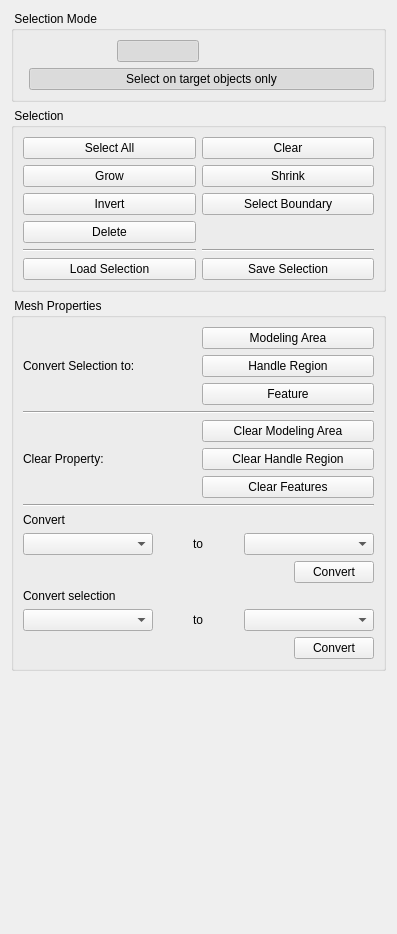
<?xml version="1.0" encoding="UTF-8"?>
<ui version="4.0">
 <class>SelectionControls</class>
 <widget class="QWidget" name="SelectionControls">
  <property name="geometry">
   <rect>
    <x>0</x>
    <y>0</y>
    <width>397</width>
    <height>934</height>
   </rect>
  </property>
  <property name="windowTitle">
   <string>Form</string>
  </property>
  <layout class="QVBoxLayout" name="verticalLayout_3">
   <item>
    <widget class="QGroupBox" name="groupBox">
     <property name="title">
      <string> Selection Mode </string>
     </property>
     <layout class="QFormLayout" name="formLayout">
      <item row="0" column="1">
       <layout class="QHBoxLayout" name="horizontalLayout_3">
        <item>
         <widget class="QPushButton" name="objectSelection">
          <property name="toolTip">
           <string>Enable Object Selection</string>
          </property>
          <property name="statusTip">
           <string>Enable Object Selection</string>
          </property>
          <property name="text">
           <string/>
          </property>
          <property name="iconSize">
           <size>
            <width>32</width>
            <height>32</height>
           </size>
          </property>
          <property name="checkable">
           <bool>true</bool>
          </property>
          <property name="autoExclusive">
           <bool>true</bool>
          </property>
          <property name="flat">
           <bool>true</bool>
          </property>
         </widget>
        </item>
        <item>
         <widget class="QPushButton" name="vertexSelection">
          <property name="toolTip">
           <string>Enable Vertex Selection</string>
          </property>
          <property name="statusTip">
           <string>Enable Vertex Selection</string>
          </property>
          <property name="text">
           <string/>
          </property>
          <property name="iconSize">
           <size>
            <width>32</width>
            <height>32</height>
           </size>
          </property>
          <property name="checkable">
           <bool>true</bool>
          </property>
          <property name="checked">
           <bool>true</bool>
          </property>
          <property name="autoExclusive">
           <bool>true</bool>
          </property>
          <property name="flat">
           <bool>true</bool>
          </property>
         </widget>
        </item>
        <item>
         <widget class="QPushButton" name="edgeSelection">
          <property name="toolTip">
           <string>Enable Edge Selection</string>
          </property>
          <property name="statusTip">
           <string>Enable Edge Selection</string>
          </property>
          <property name="text">
           <string/>
          </property>
          <property name="iconSize">
           <size>
            <width>32</width>
            <height>32</height>
           </size>
          </property>
          <property name="checkable">
           <bool>true</bool>
          </property>
          <property name="autoExclusive">
           <bool>true</bool>
          </property>
          <property name="flat">
           <bool>true</bool>
          </property>
         </widget>
        </item>
        <item>
         <widget class="QPushButton" name="faceSelection">
          <property name="toolTip">
           <string>Enable Face Selection</string>
          </property>
          <property name="statusTip">
           <string>Enable Face Selection</string>
          </property>
          <property name="text">
           <string/>
          </property>
          <property name="iconSize">
           <size>
            <width>32</width>
            <height>32</height>
           </size>
          </property>
          <property name="checkable">
           <bool>true</bool>
          </property>
          <property name="autoExclusive">
           <bool>true</bool>
          </property>
          <property name="flat">
           <bool>true</bool>
          </property>
         </widget>
        </item>
       </layout>
      </item>
      <item row="1" column="1">
       <widget class="QPushButton" name="restrictOnTargets">
        <property name="sizePolicy">
         <sizepolicy hsizetype="MinimumExpanding" vsizetype="Fixed">
          <horstretch>0</horstretch>
          <verstretch>0</verstretch>
         </sizepolicy>
        </property>
        <property name="toolTip">
         <string>Restrict all selection methods in this toolbox to target objects</string>
        </property>
        <property name="statusTip">
         <string>Restrict all selection methods in this toolbox to target objects</string>
        </property>
        <property name="text">
         <string>Select on target objects only</string>
        </property>
        <property name="checkable">
         <bool>true</bool>
        </property>
        <property name="checked">
         <bool>true</bool>
        </property>
       </widget>
      </item>
     </layout>
    </widget>
   </item>
   <item>
    <widget class="QGroupBox" name="groupBox_2">
     <property name="title">
      <string> Selection </string>
     </property>
     <layout class="QGridLayout" name="gridLayout">
      <item row="0" column="0">
       <widget class="QPushButton" name="selectAll">
        <property name="toolTip">
         <string>Select all elements of each (target) object</string>
        </property>
        <property name="statusTip">
         <string>Select all elements of each (target) object</string>
        </property>
        <property name="text">
         <string>Select All</string>
        </property>
       </widget>
      </item>
      <item row="0" column="1">
       <widget class="QPushButton" name="clearSelection">
        <property name="toolTip">
         <string>Clear the selection of each (target) object</string>
        </property>
        <property name="statusTip">
         <string>Clear the selection of each (target) object</string>
        </property>
        <property name="text">
         <string>Clear</string>
        </property>
       </widget>
      </item>
      <item row="1" column="0">
       <widget class="QPushButton" name="growSelection">
        <property name="toolTip">
         <string>Grow selection on all (target) objects</string>
        </property>
        <property name="statusTip">
         <string>Grow selection on all (target) objects</string>
        </property>
        <property name="text">
         <string>Grow</string>
        </property>
       </widget>
      </item>
      <item row="1" column="1">
       <widget class="QPushButton" name="shrinkSelection">
        <property name="toolTip">
         <string>Shrink selection on all (target) objects</string>
        </property>
        <property name="statusTip">
         <string>Shrink selection on all (target) objects</string>
        </property>
        <property name="text">
         <string>Shrink</string>
        </property>
       </widget>
      </item>
      <item row="2" column="0">
       <widget class="QPushButton" name="invertSelection">
        <property name="toolTip">
         <string>Invert selection on all (target) objects</string>
        </property>
        <property name="statusTip">
         <string>Invert selection on all (target) objects</string>
        </property>
        <property name="text">
         <string>Invert</string>
        </property>
       </widget>
      </item>
      <item row="2" column="1">
       <widget class="QPushButton" name="selectBoundary">
        <property name="toolTip">
         <string>Select Boundary on all (target) objects</string>
        </property>
        <property name="statusTip">
         <string>Select Boundary on all (target) objects</string>
        </property>
        <property name="text">
         <string>Select Boundary</string>
        </property>
       </widget>
      </item>
      <item row="3" column="0">
       <widget class="QPushButton" name="deleteSelection">
        <property name="toolTip">
         <string>Delete selection on all (target) objects</string>
        </property>
        <property name="statusTip">
         <string>Delete selection on all (target) objects</string>
        </property>
        <property name="text">
         <string>Delete</string>
        </property>
       </widget>
      </item>
      <item row="4" column="0">
       <widget class="Line" name="line_2">
        <property name="orientation">
         <enum>Qt::Horizontal</enum>
        </property>
       </widget>
      </item>
      <item row="4" column="1">
       <widget class="Line" name="line_3">
        <property name="orientation">
         <enum>Qt::Horizontal</enum>
        </property>
       </widget>
      </item>
      <item row="5" column="0">
       <widget class="QPushButton" name="loadSelection">
        <property name="toolTip">
         <string>Load current selection from file</string>
        </property>
        <property name="statusTip">
         <string>Load current selection from file</string>
        </property>
        <property name="text">
         <string>Load Selection</string>
        </property>
       </widget>
      </item>
      <item row="5" column="1">
       <widget class="QPushButton" name="saveSelection">
        <property name="toolTip">
         <string>Save current selection to file</string>
        </property>
        <property name="statusTip">
         <string>Save current selection to file</string>
        </property>
        <property name="text">
         <string>Save Selection</string>
        </property>
       </widget>
      </item>
     </layout>
    </widget>
   </item>
   <item>
    <widget class="QGroupBox" name="groupBox_3">
     <property name="title">
      <string> Mesh Properties </string>
     </property>
     <layout class="QVBoxLayout" name="verticalLayout_5">
      <item>
       <layout class="QHBoxLayout" name="horizontalLayout_2">
        <item>
         <widget class="QLabel" name="label_3">
          <property name="text">
           <string>Convert Selection to:</string>
          </property>
          <property name="wordWrap">
           <bool>true</bool>
          </property>
         </widget>
        </item>
        <item>
         <layout class="QVBoxLayout" name="verticalLayout_2">
          <item>
           <widget class="QPushButton" name="setModelingArea">
            <property name="toolTip">
             <string>Convert the selection of all (target) objects to a modeling area</string>
            </property>
            <property name="statusTip">
             <string>Convert the selection of all (target) objects to a modeling area</string>
            </property>
            <property name="text">
             <string>Modeling Area</string>
            </property>
           </widget>
          </item>
          <item>
           <widget class="QPushButton" name="setHandleRegion">
            <property name="toolTip">
             <string>Convert the selection of all (target) objects to a handle region</string>
            </property>
            <property name="statusTip">
             <string>Convert the selection of all (target) objects to a handle region</string>
            </property>
            <property name="text">
             <string>Handle Region</string>
            </property>
           </widget>
          </item>
          <item>
           <widget class="QPushButton" name="setFeatures">
            <property name="toolTip">
             <string>Convert the selection of all (target) objects to a feature</string>
            </property>
            <property name="statusTip">
             <string>Convert the selection of all (target) objects to a feature</string>
            </property>
            <property name="text">
             <string>Feature</string>
            </property>
           </widget>
          </item>
         </layout>
        </item>
       </layout>
      </item>
      <item>
       <widget class="Line" name="line">
        <property name="orientation">
         <enum>Qt::Horizontal</enum>
        </property>
       </widget>
      </item>
      <item>
       <layout class="QHBoxLayout" name="horizontalLayout">
        <item>
         <widget class="QLabel" name="label_4">
          <property name="text">
           <string>Clear Property:</string>
          </property>
         </widget>
        </item>
        <item>
         <layout class="QVBoxLayout" name="verticalLayout">
          <item>
           <widget class="QPushButton" name="clearModelingArea">
            <property name="toolTip">
             <string>Clear the modeling area of all (target) objects</string>
            </property>
            <property name="statusTip">
             <string>Clear the modeling area of all (target) objects</string>
            </property>
            <property name="text">
             <string>Clear Modeling Area</string>
            </property>
           </widget>
          </item>
          <item>
           <widget class="QPushButton" name="clearHandleRegion">
            <property name="toolTip">
             <string>Clear the handle region of all (target) objects</string>
            </property>
            <property name="statusTip">
             <string>Clear the handle region of all (target) objects</string>
            </property>
            <property name="text">
             <string>Clear Handle Region</string>
            </property>
           </widget>
          </item>
          <item>
           <widget class="QPushButton" name="clearFeatures">
            <property name="toolTip">
             <string>Clear the features of all (target) objects</string>
            </property>
            <property name="statusTip">
             <string>Clear the features of all (target) objects</string>
            </property>
            <property name="text">
             <string>Clear Features</string>
            </property>
           </widget>
          </item>
         </layout>
        </item>
       </layout>
      </item>
      <item>
       <widget class="Line" name="line_4">
        <property name="orientation">
         <enum>Qt::Horizontal</enum>
        </property>
       </widget>
      </item>
      <item>
       <layout class="QVBoxLayout" name="verticalLayout_4">
        <item>
         <widget class="QLabel" name="label">
          <property name="maximumSize">
           <size>
            <width>16777215</width>
            <height>20</height>
           </size>
          </property>
          <property name="text">
           <string>Convert</string>
          </property>
         </widget>
        </item>
        <item>
         <layout class="QHBoxLayout" name="horizontalLayout_5">
          <item>
           <widget class="QComboBox" name="convertFrom">
            <property name="sizePolicy">
             <sizepolicy hsizetype="Minimum" vsizetype="Maximum">
              <horstretch>0</horstretch>
              <verstretch>0</verstretch>
             </sizepolicy>
            </property>
            <property name="minimumSize">
             <size>
              <width>130</width>
              <height>0</height>
             </size>
            </property>
            <property name="maximumSize">
             <size>
              <width>16777215</width>
              <height>16777215</height>
             </size>
            </property>
           </widget>
          </item>
          <item>
           <layout class="QHBoxLayout" name="horizontalLayout_6">
            <item>
             <spacer name="horizontalSpacer_2">
              <property name="orientation">
               <enum>Qt::Horizontal</enum>
              </property>
              <property name="sizeHint" stdset="0">
               <size>
                <width>40</width>
                <height>20</height>
               </size>
              </property>
             </spacer>
            </item>
            <item>
             <widget class="QLabel" name="label_2">
              <property name="maximumSize">
               <size>
                <width>16777215</width>
                <height>16777215</height>
               </size>
              </property>
              <property name="text">
               <string>to</string>
              </property>
             </widget>
            </item>
            <item>
             <spacer name="horizontalSpacer_3">
              <property name="orientation">
               <enum>Qt::Horizontal</enum>
              </property>
              <property name="sizeHint" stdset="0">
               <size>
                <width>40</width>
                <height>20</height>
               </size>
              </property>
             </spacer>
            </item>
            <item>
             <layout class="QHBoxLayout" name="horizontalLayout_7">
              <item>
               <widget class="QComboBox" name="convertTo">
                <property name="sizePolicy">
                 <sizepolicy hsizetype="Minimum" vsizetype="Maximum">
                  <horstretch>0</horstretch>
                  <verstretch>0</verstretch>
                 </sizepolicy>
                </property>
                <property name="minimumSize">
                 <size>
                  <width>130</width>
                  <height>0</height>
                 </size>
                </property>
                <property name="maximumSize">
                 <size>
                  <width>16777215</width>
                  <height>16777215</height>
                 </size>
                </property>
                <property name="layoutDirection">
                 <enum>Qt::LeftToRight</enum>
                </property>
               </widget>
              </item>
             </layout>
            </item>
           </layout>
          </item>
         </layout>
        </item>
        <item>
         <layout class="QHBoxLayout" name="horizontalLayout_10">
          <item>
           <spacer name="horizontalSpacer">
            <property name="orientation">
             <enum>Qt::Horizontal</enum>
            </property>
            <property name="sizeHint" stdset="0">
             <size>
              <width>40</width>
              <height>20</height>
             </size>
            </property>
           </spacer>
          </item>
          <item>
           <widget class="QPushButton" name="convertButton">
            <property name="text">
             <string>Convert</string>
            </property>
           </widget>
          </item>
         </layout>
        </item>
       </layout>
      </item>
      <item>
       <layout class="QVBoxLayout" name="verticalLayout_6">
        <item>
         <widget class="QLabel" name="label_5">
          <property name="maximumSize">
           <size>
            <width>16777215</width>
            <height>20</height>
           </size>
          </property>
          <property name="text">
           <string>Convert selection</string>
          </property>
         </widget>
        </item>
        <item>
         <layout class="QHBoxLayout" name="horizontalLayout_8">
          <item>
           <widget class="QComboBox" name="convertSelectionFrom">
            <property name="sizePolicy">
             <sizepolicy hsizetype="Minimum" vsizetype="Maximum">
              <horstretch>0</horstretch>
              <verstretch>0</verstretch>
             </sizepolicy>
            </property>
            <property name="minimumSize">
             <size>
              <width>130</width>
              <height>0</height>
             </size>
            </property>
            <property name="maximumSize">
             <size>
              <width>16777215</width>
              <height>16777215</height>
             </size>
            </property>
           </widget>
          </item>
          <item>
           <layout class="QHBoxLayout" name="horizontalLayout_9">
            <item>
             <spacer name="horizontalSpacer_4">
              <property name="orientation">
               <enum>Qt::Horizontal</enum>
              </property>
              <property name="sizeHint" stdset="0">
               <size>
                <width>40</width>
                <height>20</height>
               </size>
              </property>
             </spacer>
            </item>
            <item>
             <widget class="QLabel" name="label_6">
              <property name="maximumSize">
               <size>
                <width>16777215</width>
                <height>16777215</height>
               </size>
              </property>
              <property name="text">
               <string>to</string>
              </property>
             </widget>
            </item>
            <item>
             <spacer name="horizontalSpacer_5">
              <property name="orientation">
               <enum>Qt::Horizontal</enum>
              </property>
              <property name="sizeHint" stdset="0">
               <size>
                <width>40</width>
                <height>20</height>
               </size>
              </property>
             </spacer>
            </item>
            <item>
             <layout class="QHBoxLayout" name="horizontalLayout_11">
              <item>
               <widget class="QComboBox" name="convertSelectionTo">
                <property name="sizePolicy">
                 <sizepolicy hsizetype="Minimum" vsizetype="Maximum">
                  <horstretch>0</horstretch>
                  <verstretch>0</verstretch>
                 </sizepolicy>
                </property>
                <property name="minimumSize">
                 <size>
                  <width>130</width>
                  <height>0</height>
                 </size>
                </property>
                <property name="maximumSize">
                 <size>
                  <width>16777215</width>
                  <height>16777215</height>
                 </size>
                </property>
                <property name="layoutDirection">
                 <enum>Qt::LeftToRight</enum>
                </property>
               </widget>
              </item>
             </layout>
            </item>
           </layout>
          </item>
         </layout>
        </item>
        <item>
         <layout class="QHBoxLayout" name="horizontalLayout_12">
          <item>
           <spacer name="horizontalSpacer_6">
            <property name="orientation">
             <enum>Qt::Horizontal</enum>
            </property>
            <property name="sizeHint" stdset="0">
             <size>
              <width>40</width>
              <height>20</height>
             </size>
            </property>
           </spacer>
          </item>
          <item>
           <widget class="QPushButton" name="convertSelectionButton">
            <property name="text">
             <string>Convert</string>
            </property>
           </widget>
          </item>
         </layout>
        </item>
       </layout>
      </item>
     </layout>
    </widget>
   </item>
   <item>
    <spacer name="verticalSpacer">
     <property name="orientation">
      <enum>Qt::Vertical</enum>
     </property>
     <property name="sizeHint" stdset="0">
      <size>
       <width>20</width>
       <height>159</height>
      </size>
     </property>
    </spacer>
   </item>
  </layout>
 </widget>
 <resources/>
 <connections/>
</ui>
